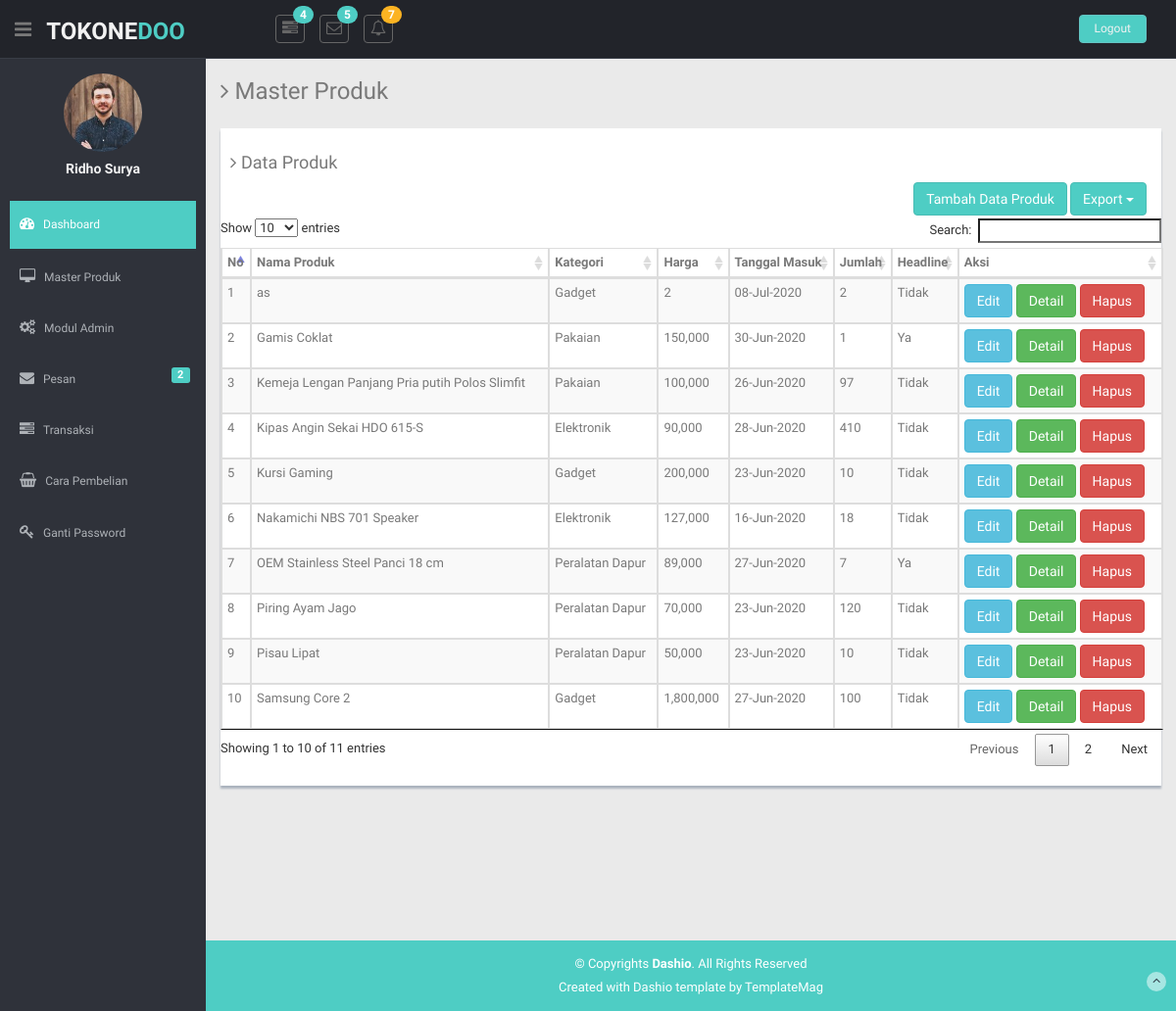
The app's page /paneladmin/media.php?p=produk (signed in) with its own data.
### tables this page shows
CREATE TABLE `tb_barang` (
  `kd_barang` int(11) NOT NULL,
  `nama` varchar(50) NOT NULL,
  `id_kategori` varchar(10) NOT NULL,
  `deskripsi` text NOT NULL,
  `jumlah_brg` int(11) NOT NULL,
  `headline` enum('Y','T') NOT NULL,
  `tgl_masuk` date NOT NULL,
  `hrg_jual` double NOT NULL,
  `terjual` int(11) NOT NULL,
  `foto` text NOT NULL,
  `stok_barang` int(5) NOT NULL
);

CREATE TABLE `tb_kategori` (
  `id_kategori` int(11) NOT NULL,
  `nama_kategori` varchar(50) NOT NULL
);

### paneladmin/modul/produk/function.php (called while the page is built, shortened)
<?php
function yn($data) {
	return $data == "Y" ? "Ya" : "Tidak";
}

### paneladmin/modul/produk/produk.php (the view, shortened to what this page needs)
<?php
if(empty($_SESSION['username']) AND empty($_SESSION['passuser'])) {
session_start();
?>
<!DOCTYPE html>
<html lang="en">
<head>
  <meta charset="utf-8">
  <meta name="viewport" content="width=device-width, initial-scale=1.0">
  <meta name="description" content="">
  <meta name="author" content="Dashboard">
  <meta name="keyword" content="Dashboard, Bootstrap, Admin, Template, Theme, Responsive, Fluid, Retina">
  <title>Note Found</title>
  <link href="../../lib/bootstrap/css/bootstrap.min.css" rel="stylesheet">
  <link href="../../lib/font-awesome/css/font-awesome.css" rel="stylesheet" />
  <link href="../../css/style.css" rel="stylesheet">
  <link href="../../css/style-responsive.css" rel="stylesheet">
  <link href="../../assets/DataTables/datatables.min.css" rel="stylesheet" />
  <!-- =======================================================
    Template Name: Dashio
    Template URL: https://templatemag.com/dashio-bootstrap-admin-template/
    Author: TemplateMag.com
    License: https://templatemag.com/license/
  ======================================================= -->
</head>
<body>
<div class="container">
    <div class="row">
      <div class="col-lg-6 col-lg-offset-3 p404 centered">
        <img src="img/404.png" alt="">
        <h1>Jangan Panik Dulu!!</h1>
        <h3>Halaman yang Anda cari tidak ada.</h3>
        <br>
        <h5 class="mt">Silahkan Login Dulu:</h5>
        <p><a href="../../index.php">Login</a></p>
      </div>
    </div>
  </div>
<?php
} else {
  switch(@$_GET['aksi']) {
    default:
?>
<h3><i class="fa fa-angle-right"></i> Master Produk</h3>
  <div class="row mt">
    <div class="col-lg-12">
      <div class="content-panel">
        <h4><i class="fa fa-angle-right"></i> Data Produk</h4>
        <div class="col-lg-12" align="right">
          <a href="<?= "?p=produk&aksi=tambah"; ?>">
        <button type="submit" class="btn btn-theme mb-1">Tambah Data Produk</button></a>
        <div class="btn-group">
          <button type="button" class="btn btn-theme dropdown-toggle" data-toggle="dropdown">
            Export <span class="caret"></span>
            </button>
        </div>
        </div>
        <br><br>
        <section id="unseen">
          <table class="table table-bordered table-striped table-condensed" id="datatables">
            <thead>
              <tr>
                <th>No</th>
                <th>Nama Produk</th>
                <th>Kategori</th>
                <th>Harga</th>
                <th>Tanggal Masuk</th>
                <th>Jumlah</th>
                <th>Headline</th>
                <th>Aksi</th>
              </tr>
            </thead>
            <tbody>
              <?php
              require_once 'function.php';
              $no = 1;
              $sql = mysqli_query($conn, "SELECT * FROM tb_barang ORDER BY nama ASC") or die(mysqli_error($conn));
              while($row = mysqli_fetch_assoc($sql)) { ?>
             <tr>
               <td><?= $no++; ?></td>
               <td><?= $row['nama']; ?></td>
              <?php
              $idk = $row['id_kategori'];
              $kategori = mysqli_query($conn, "SELECT * FROM tb_kategori WHERE id_kategori = $idk") or die(mysqli_error($conn));
              $ktg = mysqli_fetch_assoc($kategori);
              ?>
               <td><?= $ktg['nama_kategori']; ?></td>
               <td><?= number_format($row['hrg_jual']); ?></td>
               <td><?= date('d-M-Y', strtotime($row['tgl_masuk'])) ; ?></td>
               <td><?= $row['jumlah_brg']; ?></td>
               <td><?= yn($row['headline']); ?></td>
               <td colspan="2">
                 <a href="?p=produk&aksi=edit&id=<?= $row['kd_barang']; ?>" class="btn btn-info">Edit</a>
                 <a href="?p=produk&aksi=detail&id=<?= $row['kd_barang']; ?>" class="btn btn-success">Detail</a>
                 <a href="modul/produk/aksi_produk.php?act=hapus&id=<?= $row['kd_barang']; ?>" class="btn btn-danger" onclick="return confirm('Yakin ?')">Hapus</a>
               </td>
             </tr>
              <?php } ?>
            </tbody>
          </table>
<?php
break;
?>
<?php
}
}
?>

### paneladmin/css/style.css (style rules this page uses)
body { color: #797979; background: #eaeaea; font-family: 'Ruda', sans-serif; padding: 0px !important; margin: 0px !important; font-size:13px; }
.btn-theme { color: #fff; background-color: #4ECDC4; border-color: #48bcb4; }
.mt { margin-top: 25px; }
.content-panel { background: #ffffff; box-shadow: 0px 3px 2px #aab2bd; padding-top: 15px; padding-bottom: 5px; }
.content-panel h4 { margin-left: 10px; }

### records on screen
tb_barang: nama "as", id_kategori.nama_kategori "Gadget", hrg_jual "2", tgl_masuk "08-Jul-2020", jumlah_brg "2", headline "Tidak"
tb_barang: nama "Gamis Coklat", id_kategori.nama_kategori "Pakaian", hrg_jual "150,000", tgl_masuk "30-Jun-2020", jumlah_brg "1", headline "Ya"
tb_barang: nama "Kemeja Lengan Panjang Pria putih Polos Slimfit", id_kategori.nama_kategori "Pakaian", hrg_jual "100,000", tgl_masuk "26-Jun-2020", jumlah_brg "97", headline "Tidak"
tb_barang: nama "Kipas Angin Sekai HDO 615-S", id_kategori.nama_kategori "Elektronik", hrg_jual "90,000", tgl_masuk "28-Jun-2020", jumlah_brg "410", headline "Tidak"
tb_barang: nama "Kursi Gaming", id_kategori.nama_kategori "Gadget", hrg_jual "200,000", tgl_masuk "23-Jun-2020", jumlah_brg "10", headline "Tidak"
tb_barang: nama "Nakamichi NBS 701 Speaker", id_kategori.nama_kategori "Elektronik", hrg_jual "127,000", tgl_masuk "16-Jun-2020", jumlah_brg "18", headline "Tidak"
tb_barang: nama "OEM Stainless Steel Panci 18 cm", id_kategori.nama_kategori "Peralatan Dapur", hrg_jual "89,000", tgl_masuk "27-Jun-2020", jumlah_brg "7", headline "Ya"
tb_barang: nama "Piring Ayam Jago", id_kategori.nama_kategori "Peralatan Dapur", hrg_jual "70,000", tgl_masuk "23-Jun-2020", jumlah_brg "120", headline "Tidak"
tb_barang: nama "Pisau Lipat", id_kategori.nama_kategori "Peralatan Dapur", hrg_jual "50,000", tgl_masuk "23-Jun-2020", jumlah_brg "10", headline "Tidak"
tb_barang: nama "Samsung Core 2", id_kategori.nama_kategori "Gadget", hrg_jual "1,800,000", tgl_masuk "27-Jun-2020", jumlah_brg "100", headline "Tidak"
